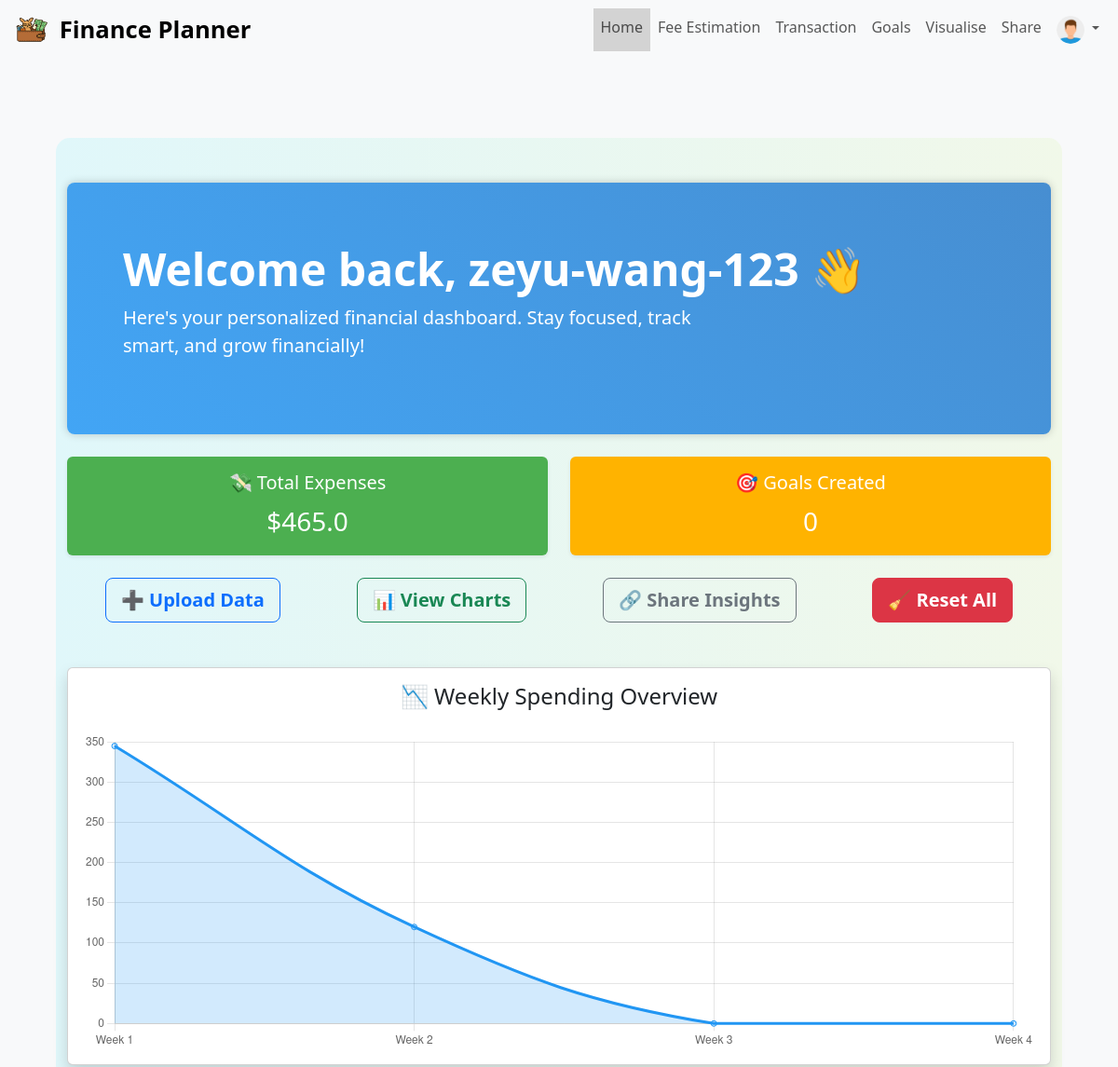
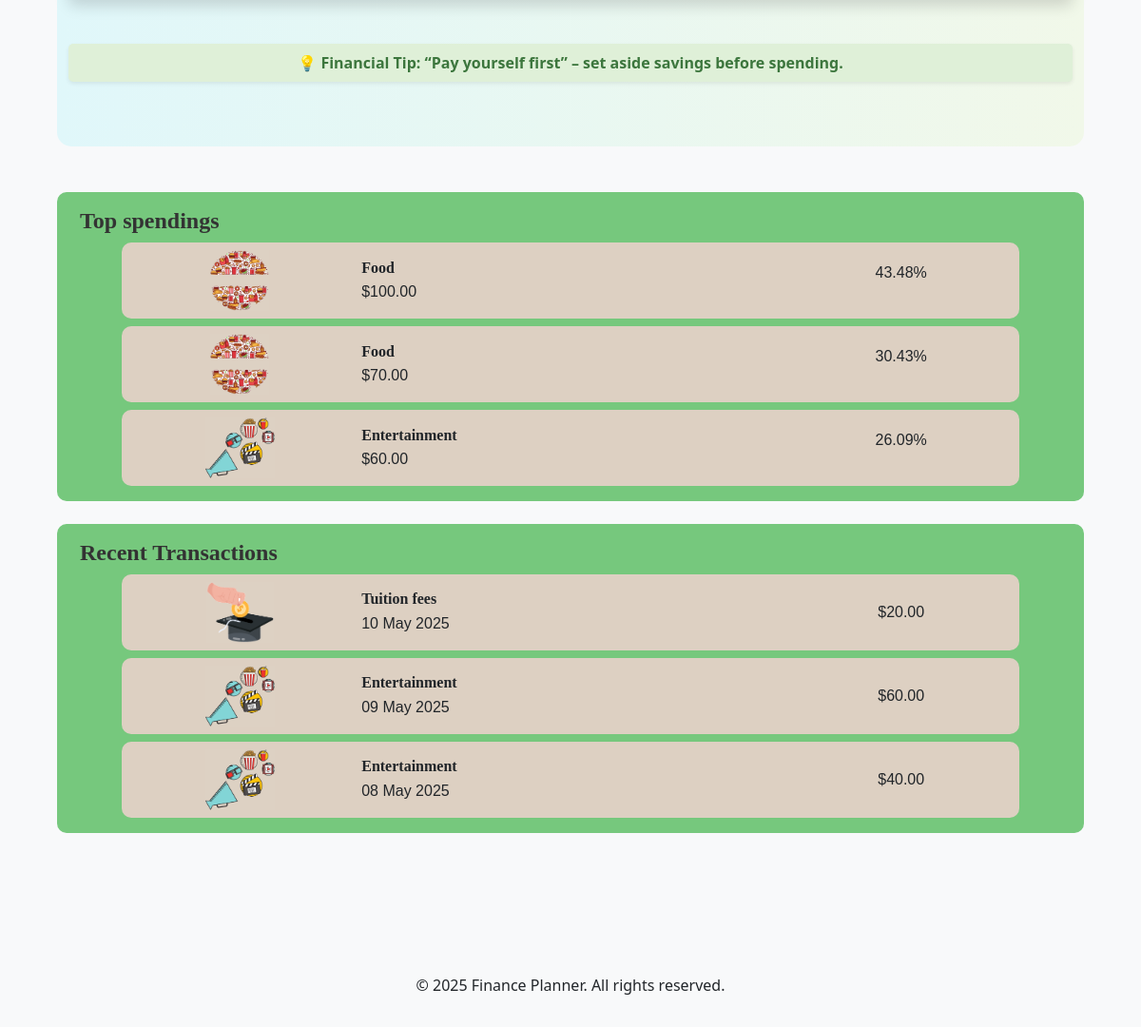
The page / (signed in) on the database its author committed (2 pictures, top to bottom).
### app/models/user.py (models this page shows, shortened)
class User(db.Model, UserMixin):
    __tablename__ = "users"
    id = db.Column(db.Integer, primary_key=True)
    username = db.Column(db.String(80), unique=True, nullable=False)
    email = db.Column(db.String(120), unique=True, nullable=False)
    password = db.Column(db.String(120), nullable=False)
    gender = db.Column(db.String(10), nullable=False)
    role = db.Column(db.String(20), default="user")
    spendings = db.relationship("Spending", backref="user", lazy=True)
    goals = db.relationship("Goal", backref="user", lazy=True)
    posts = db.relationship("Post", backref="author", lazy=True)

### app/models/spending.py (models this page shows, shortened)
class Spending(db.Model):
    __tablename__ = "spendings"
    id = db.Column(db.Integer, primary_key=True)
    user_id = db.Column(db.Integer, db.ForeignKey("users.id"), nullable=False)
    amount = db.Column(db.Float, nullable=False)
    date = db.Column(db.DateTime, nullable=False)
    description = db.Column(db.String(200))
    category_id = db.Column(db.Integer, db.ForeignKey("categories.id"), nullable=False)
    @staticmethod
    def get_3_largest_spendings(user_id, limit=3):
        spendings = (
            Spending.query.filter_by(user_id=user_id)
            .order_by(Spending.amount.desc())
            .limit(limit)
            .all()
        )
        return spendings  # Always return a list
    @staticmethod
    def get_3_most_recent_transactions(user_id, limit=3):
        transactions = (
            Spending.query.filter_by(user_id=user_id)
            .order_by(Spending.date.desc())
            .limit(limit)
            .all()
        )
        return transactions  # Always return a list

### app/models/categories.py (models this page shows, shortened)
class Category(db.Model):
    __tablename__ = "categories"
    id = db.Column(db.Integer, primary_key=True)
    category = db.Column(db.String(50), nullable=False, unique=True)
    budget_simple = db.Column(db.Float, nullable=False)
    budget_quality = db.Column(db.Float, nullable=False)
    budget_luxury = db.Column(db.Float, nullable=False)
    icon = db.Column(db.String(100), nullable=True)  # Optional image URL
    spendings = db.relationship("Spending", backref="category", lazy=True)

### app/routes/main.py (the view)
@bp.route("/")
def index():
    top_spendings = []
    recent_transactions = []
    username = None
    total = 0  # Initialize total to ensure it's always defined
    labels = ["Week 1", "Week 2", "Week 3", "Week 4"]
    weekly_totals = [0, 0, 0, 0]
    total_expense = 0
    savings_percent = 0
    goals_created = 0
    user_goals = []
    if current_user.is_authenticated:
        username = current_user.username
        top_spendings = Spending.get_3_largest_spendings(current_user.id)
        recent_transactions = Spending.get_3_most_recent_transactions(current_user.id)
        total = sum(spend.amount for spend in top_spendings)
        total_expense = (
            Spending.query.with_entities(func.sum(Spending.amount))
            .filter_by(user_id=current_user.id)
            .scalar()
        ) or 0.0
        goals_created = Goal.query.filter_by(user_id=current_user.id).count()
        user_goals = Goal.query.filter_by(user_id=current_user.id).all()
        now = datetime.now()
        all_spending = Spending.query.filter_by(user_id=current_user.id).all()
        for record in all_spending:
            if record.date and record.date.month == now.month and record.date.year == now.year:
                week_index = (record.date.day - 1) // 7
                if 0 <= week_index < 4:
                    weekly_totals[week_index] += record.amount
    return render_template(
        "index.html",
        username=username,
        top_spendings=top_spendings,
        recent_transactions=recent_transactions,
        total=total,
        labels=labels,
        expense_data=weekly_totals,
        total_expense=round(total_expense, 2),
        savings_percent=savings_percent,
        goals_created=goals_created,
        user_goals=user_goals,
    )

### app/templates/index.html (shortened to what this page needs)
{% extends "base.html" %}
{% block content %}
    <section>
        {% if current_user.is_authenticated %}
        <div class="container py-5" style="background: linear-gradient(to right, #e0f7fa, #f1f8e9); border-radius: 15px;">
            <div class="p-5 mb-4 text-white rounded-3" style="background: linear-gradient(45deg, #42a5f5, #478ed1); box-shadow: 0 0 10px rgba(0,0,0,0.2);">
              <div class="container-fluid py-3">
                <h1 class="display-5 fw-bold">Welcome back, {{ current_user.username }} &#128075;</h1>
                <p class="col-md-8 fs-5">Here's your personalized financial dashboard. Stay focused, track smart, and grow financially!</p>
              </div>
            </div>
            <div class="row text-center mb-4">
                <div class="col-md-6">
                    <div class="card shadow-sm border-0" style="background-color: #4caf50; color: white;">
                    <div class="card-body">
                        <h5 class="card-title">&#128184; Total Expenses</h5>
                        <p class="card-text fs-3">${{ total_expense }}</p>
                    </div>
                    </div>
                </div>
                <div class="col-md-6">
                    <a href="{{ url_for('goals.goals') }}" style="text-decoration: none;">
                        <div class="card shadow-sm border-0" style="background-color: #ffb300; color: white;">
                            <div class="card-body">
                                <h5 class="card-title">&#127919; Goals Created</h5>
                                <p class="card-text fs-3">{{ goals_created }}</p>
                            </div>
                        </div>
                    </a>
                </div>
            </div>
            <div class="d-flex flex-column flex-md-row justify-content-around mb-5">
                <a href="{{ url_for('upload.upload') }}" class="btn btn-outline-primary btn-lg fw-semibold mb-2 mb-md-0" id="upload_spending_from_home">&#10133; Upload Data</a>
                <a href="{{ url_for('visualise.visualise') }}" class="btn btn-outline-success btn-lg fw-semibold mb-2 mb-md-0" id="view_chart_from_home">&#128202; View Charts</a>
                <a href="{{ url_for('share.share') }}" class="btn btn-outline-secondary btn-lg fw-semibold mb-2 mb-md-0" id="view_share_from_home">&#128279; Share Insights</a>
                <a href="{{ url_for('main.reset_all') }}" class="btn btn-danger btn-lg fw-semibold mb-2 mb-md-0" id="reset_all_income_and_spending">&#129529; Reset All</a>
            </div>
            <div class="card shadow mb-5">
              <div class="card-body">
                <h4 class="card-title text-center mb-4">&#128201; Weekly Spending Overview</h4>
                <canvas id="spendingChart2" height="100"></canvas>
              </div>
            </div>
            <div class="alert alert-info border-0 shadow-sm" role="alert">
              <strong>&#128161; Financial Tip:</strong> <span id="tip-text">“Pay yourself first” – set aside savings before spending.</span>
            </div>
        </div>
        {% endif %}
    </section>
    <section>
        {% if current_user.is_authenticated %}
        <div class="container-fluid mb-4 mt-5" style="background-color: #76c87d; border-radius: 10px; padding: 1rem;">
            <h2 class="header_font ms-2">
                <strong>Top spendings</strong>
            </h2>
            {% if top_spendings %}
                {% for spend in top_spendings %}
                <div class="row justify-content-center align-items-center mx-auto mt-2"
                    style="background-color: #ddd0c2; width: 90%; border-radius: 10px; padding: 0.5rem;">
                    <div class="col-3 d-flex align-items-center justify-content-center" style="padding: 0;">
                        <img
                            src="{{ url_for('static', filename='image/icon/' + spend.category.icon) }}"
                            alt="{{ spend.category.category }}"
                            style="max-height: 4rem;"
                        >
                    </div>
                    <div class="col-6 d-flex flex-column justify-content-center">
                        <h3 class="header_font mb-1 fs-6 smaller_font">
                            <strong>{{ spend.category.category }}</strong>
                        </h3>
                        <p class="text_font mb-0 fs-6 smaller_font">
                            ${{ '%.2f'|format(spend.amount) }}
                        </p>
                    </div>
                    <div class="col-3 d-flex align-items-center justify-content-center text_font fs-6 smaller_font">
                        {% if total and total > 0 %}
                            <p>{{ '%.2f'|format((spend.amount / total) * 100) }}%</p>
                        {% else %}
                            <p>N/A</p>
                        {% endif %}
                    </div>
                </div>
                {% endfor %}
            {% else %}
                <p class="text-center text_font mt-3 fs-5">No spendings available to display.</p>
            {% endif %}
        </div>
        {% endif %}
    </section>
    <section>
        {% if current_user.is_authenticated %}
        <div class="container-fluid mb-4" style="background-color: #76c87d; border-radius: 10px; padding: 1rem;">
            <h2 class="header_font ms-2">
                <strong>Recent Transactions</strong>
            </h2>
            {% if recent_transactions and recent_transactions|length > 0 %}
                {% for transaction in recent_transactions %}
                <div class="row justify-content-center align-items-center mx-auto mt-2"
                     style="background-color: #ddd0c2; width: 90%; border-radius: 10px; padding: 0.5rem;">
                    <div class="col-3 d-flex align-items-center justify-content-center" style="padding: 0;">
                        <img
                            src="{{ url_for('static', filename='image/icon/' + transaction.category.icon) }}"
                            alt="{{ transaction.category.category }}"
                            style="max-height: 4rem;"
                        >
                    </div>
                    <div class="col-6 d-flex flex-column justify-content-center">
                        <h3 class="header_font mb-1 fs-6 smaller_font">
                            <strong>{{ transaction.category.category }}</strong>
                        </h3>
                        <p class="text_font mb-0 fs-6 smaller_font">
                            {{ transaction.date.strftime('%d %B %Y') }}
                        </p>
                    </div>
                    <div class="col-3 d-flex align-items-center justify-content-center text_font fs-6 smaller_font">
                        ${{ '%.2f'|format(transaction.amount) }}
                    </div>
                </div>
                {% endfor %}
            {% else %}
                <p class="text-center text_font mt-3 fs-5">No recent transactions available.</p>
            {% endif %}
        </div>
        {% endif %}
    </section>
    <script>
        const labels = {{ labels | tojson }};
        const data = {{ expense_data | tojson }};
        const ctx = document.getElementById('spendingChart2').getContext('2d');
        let chartInstnace = Chart.getChart(ctx); // Get the chart instance if it exists
        if (chartInstnace) {
            chartInstnace.destroy(); // Destroy the existing chart instance
        }
        chartInstnace = new Chart(ctx, {
            type: 'line',
            data: {
                labels: labels,
                datasets: [{
                    label: 'Spending',
                    data: data,
                    borderColor: 'rgba(33, 150, 243, 1)',
                    backgroundColor: 'rgba(33, 150, 243, 0.2)',
                    tension: 0.4,
                    fill: true
                }]
            },
            options: {
                responsive: true,
                plugins: { legend: { display: false } },
                scales: { y: { beginAtZero: true } }
            }
        });
    </script>
{% endblock %}

### app/templates/base.html (shortened to what this page needs)
<!DOCTYPE html>
<html lang="en">
<head>
    <link href="https://cdn.jsdelivr.net/npm/bootstrap@5.3.0/dist/css/bootstrap.min.css" rel="stylesheet">
    <link rel="stylesheet" href="{{ url_for('static', filename='css/estimation.css') }}">
    <link rel="stylesheet" href="{{ url_for('static', filename='css/style.css') }}">
    {% set scripts = ['js/behaviour.js', 'js/share.js', 'js/upload.js', 'js/visualise.js'] %}
</head>
<body>
    <nav class="navbar navbar-expand-lg navbar-light bg-light" style="margin-bottom: 0px;">
        <div class="container-fluid">
            <a class="navbar-brand" href="{{ url_for('main.index') }}" style="font-size: 1.6rem;">
                <img src="{{ url_for('static', filename='image/logo.png') }}" alt="logo" width="45" height="36" class="d-inline-block align-text-top">
                Finance Planner
            </a>
            <div class="navbar-collapse collapse" id="navbarNav">
                <ul class="navbar-nav ms-auto">
                    <li class="nav-item {% if request.endpoint=='main.index' %}myActive{% endif %}"><a class="nav-link" href="{{ url_for('main.index') }}" id="nav_home">Home</a></li>
                    <li class="nav-item {% if request.endpoint=='est.estimation' %}myActive{% endif %}"><a class="nav-link" href="{{ url_for('est.estimation') }}" id="nav_fee_estimation">Fee Estimation</a></li>
                    <li class="nav-item {% if request.endpoint=='trans.transaction' %}myActive{% endif %}"><a class="nav-link" href="{{ url_for('trans.transaction') }}" id="nav_transaction">Transaction</a></li>
                    {% if current_user.is_authenticated %}
                        <li class="nav-item {% if request.endpoint == 'goals.goals' %}myActive{% endif %}"><a class="nav-link" href="{{ url_for('goals.goals') }}" id="nav_goals">Goals</a></li>
                        <li class="nav-item {% if request.endpoint == 'visualise.visualise' %}myActive{% endif %}"><a class="nav-link" href="{{ url_for('visualise.visualise') }}" id="nav_visualise">Visualise</a></li>
                        <li class="nav-item {% if request.endpoint == 'share.share' %}myActive{% endif %}"><a class="nav-link" href="{{ url_for('share.share') }}" id="nav_share">Share</a></li>
                        <li class="nav-item dropdown" id="nav_user">
                            <a class="nav-link dropdown-toggle" href="#" id="userDropdown" role="button" data-bs-toggle="dropdown" aria-expanded="false">
                                {% if current_user.gender == "male" %}
                                    <img src="{{ url_for('static', filename='image/user-icon-male.png') }}" alt="User Image" class="rounded-circle" width="30" height="30">
                                {% elif current_user.gender == "female" %}
                                    <img src="{{ url_for('static', filename='image/user-icon-female.png') }}" alt="User Image" class="rounded-circle" width="30" height="30">
                                {% else %}
                                    <img src="{{ url_for('static', filename='image/user-icon.png') }}" alt="User Image" class="rounded-circle" width="30" height="30">
                                {% endif %}
                            </a>
                        </li>
                    {% else %}
                        <li class="nav-item"><a class="nav-link" href="{{ url_for('auth.login') }}" id="nav_login">Login</a></li>
                        <li class="nav-item"><a class="nav-link" href="{{ url_for('auth.register') }}" id="nav_register">Register</a></li>
                    {% endif %}
                </ul>
            </div>
        </div>
    </nav>
    <div class="container-fluid mt-4" style=" width: 100%; padding: 5%;">
        {% block content %}{% endblock %}
    </div>
    <footer class="bg-light text-center py-3 mt-5">
        <p>© 2025 Finance Planner. All rights reserved.</p>
    </footer>
</body>
</html>

### rows shown on the page
User: username "zeyu-wang-123"
Spending: icon (picture), category.category "Food", amount "100.00", (spend.amount/total)*100 "43.48"
Spending: icon (picture), category.category "Food", amount "70.00", (spend.amount/total)*100 "30.43"
Spending: icon (picture), category.category "Entertainment", amount "60.00", (spend.amount/total)*100 "26.09"
Spending: icon (picture), amount "20.00"
Spending: icon (picture), amount "40.00"

### other values the page prints
{{ total_expense }} "465.0"
{{ goals_created }} "0"
chart data {{ expense_data | tojson }} [345.0, 120.0, 0, 0]
